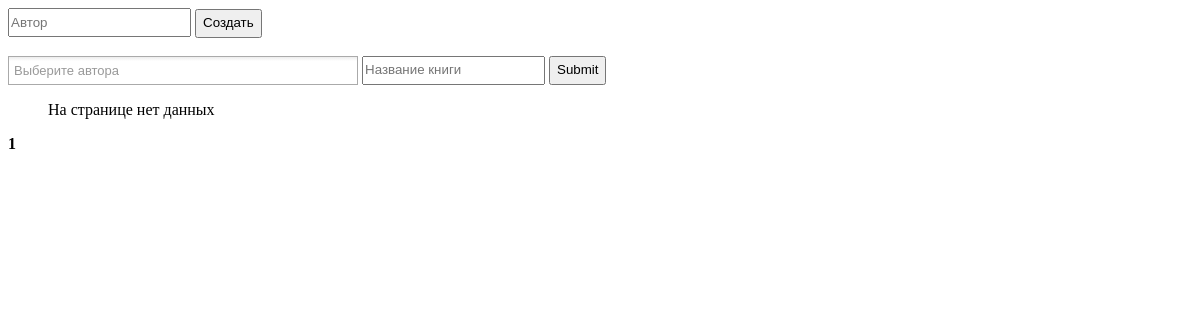
Before: / with the older database file.
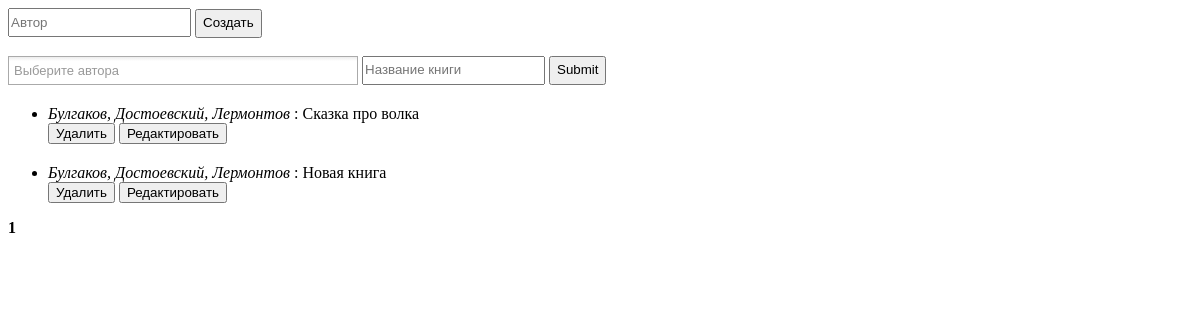
After: the same page with the newer database file.
### tables this page shows
CREATE TABLE `book` (
  `book__id` int(10) NOT NULL,
  `book__title` varchar(55) NOT NULL
);

### index.php (the view, shortened to what this page needs)
<?php
    $pageCount = 5;
    if(!isset($_GET["page"]))
    {
        $page = 0;
    }
    else
    {
        $page = $_GET["page"] - 1;
    }
?>
<!doctype html>
<html lang="us">
<head>
    <link rel="stylesheet" type="text/css" href="chosen.min.css">
</head>
<body>
<form id="create_author">
		<input class="input" placeholder="Автор" type="text" name="author">
		<input class="submit" type="submit" value="Создать">
	</form>
	<br>
<form id='form' method="GET" name="multiple-select" class="anchor">
    <input class="input" type="" name="title" placeholder="Название книги">
    <input class="submit" type="submit" name="add">
</form>
<ul class="container">
    <?php
    $result = mysql_query ("SELECT * FROM `book` LIMIT " . $page * $pageCount . ", " . $pageCount);
    if (mysql_num_rows($result) >  0){
        while ( $data = mysql_fetch_array ($result) )
        {
			$resultAuthors = mysql_query("SELECT * FROM `library`, `writer` WHERE `library`.`bookId` = ". $data["book__id"] ." AND `library`.`writerId` = `writer`.`writer__id`");
			echo
                "<li id='book_" . $data["id"] . "' onclick='setTaskStatus( " . $data["id"] . " )'>
                <i>";
			$splite = "";
			while ($dataAuthor = mysql_fetch_array($resultAuthors)){
				$splite .=", " . $dataAuthor["writer__name"];
			}
			echo substr($splite, 2);
			echo  "</i>: "  . $data["book__title"] .  "</li>" .  "
                <button id = " . $data["book__id"] . " onclick='removeBook(" . $data["book__id"] . ")'>Удалить</button>
                <button onclick='updateBook(" . $data["book__id"] . ")'>Редактировать</button>
                ";
        }
    } else {
		echo "На странице нет данных";
	}
    ?>
</ul>
<div class="books">
    <?php
	$resultCount = mysql_query ("SELECT COUNT(1) FROM `book`");
	$resultCount = mysql_fetch_array ($resultCount);
	$from = $page * $pageCount;
	if ($from > $resultCount[0] ){
		echo "<a href = '/?page=1'> Перейти на первую страницу </a>";
	} else {
	    echo "<b>" . ($page + 1) . "</b>";
	}
    ?>
</div>
</body>
</html>

### index.php (style rules this page uses)
.input { height: 24px; padding: 0px 1px 1px 1px; }
li { margin: 20px 0px 0px; }
.submit { padding: 4px 6px 6px; }

Changed rows visible on the page:
added book: splite "Булгаков, Достоевский, Лермонтов", book__title "Сказка про волка"
added book: splite "Булгаков, Достоевский, Лермонтов", book__title "Новая книга"
Other visible differences:
text no longer shown: "На странице нет данных"
